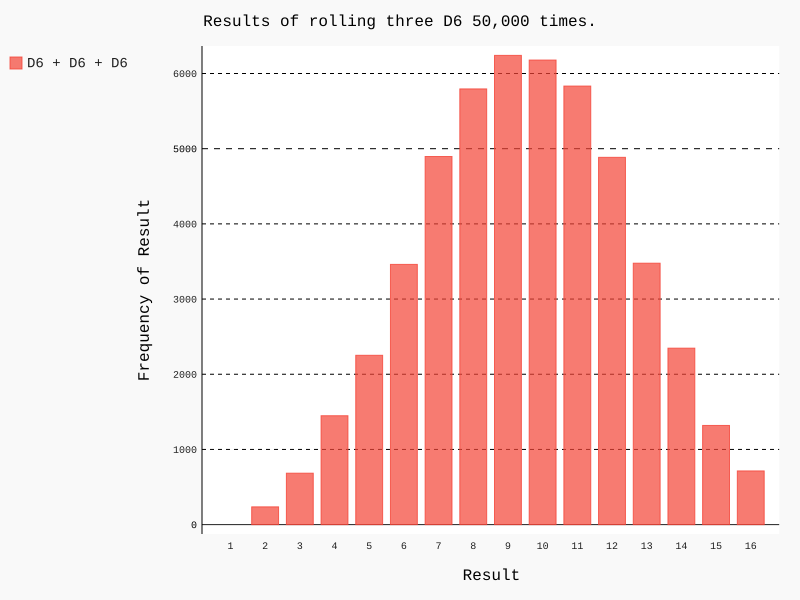

This chart was generated by the following Python code:
from die import Die
import pygal

# Create a D6 and a D10.
die_1 = Die()
die_2 = Die()
die_3 = Die()

# Make some rolls, and store results in a list
results = []
for roll_num in range(50000):
    result = die_1.roll() + die_2.roll() + die_3.roll()
    results.append(result)

# Analyze the results
frequencies = []
max_results = die_1.num_sides + die_2.num_sides + die_3.num_sides
for value in range(2, max_results):
    frequency = results.count(value)
    frequencies.append(frequency)

# Visualize the results
hist = pygal.Bar()

hist.title = "Results of rolling three D6 50,000 times."
hist.x_labels = [
    "1",
    "2",
    "3",
    "4",
    "5",
    "6",
    "7",
    "8",
    "9",
    "10",
    "11",
    "12",
    "13",
    "14",
    "15",
    "16",
]
hist.x_title = "Result"
hist.y_title = "Frequency of Result"

hist.add("D6 + D6 + D6", frequencies)
hist.render_to_file("die_visual.svg")
